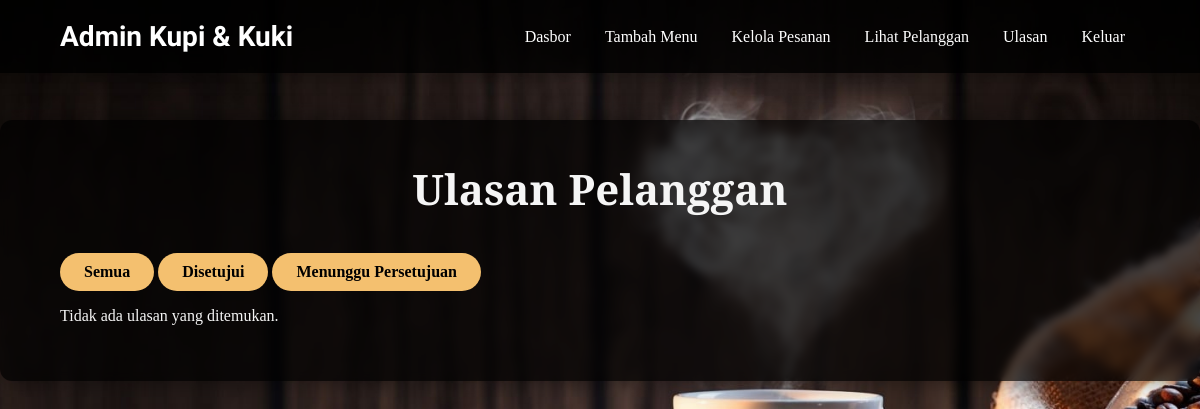
Before: /admin/ulasan.php?filter=all (signed in) with the older database file.
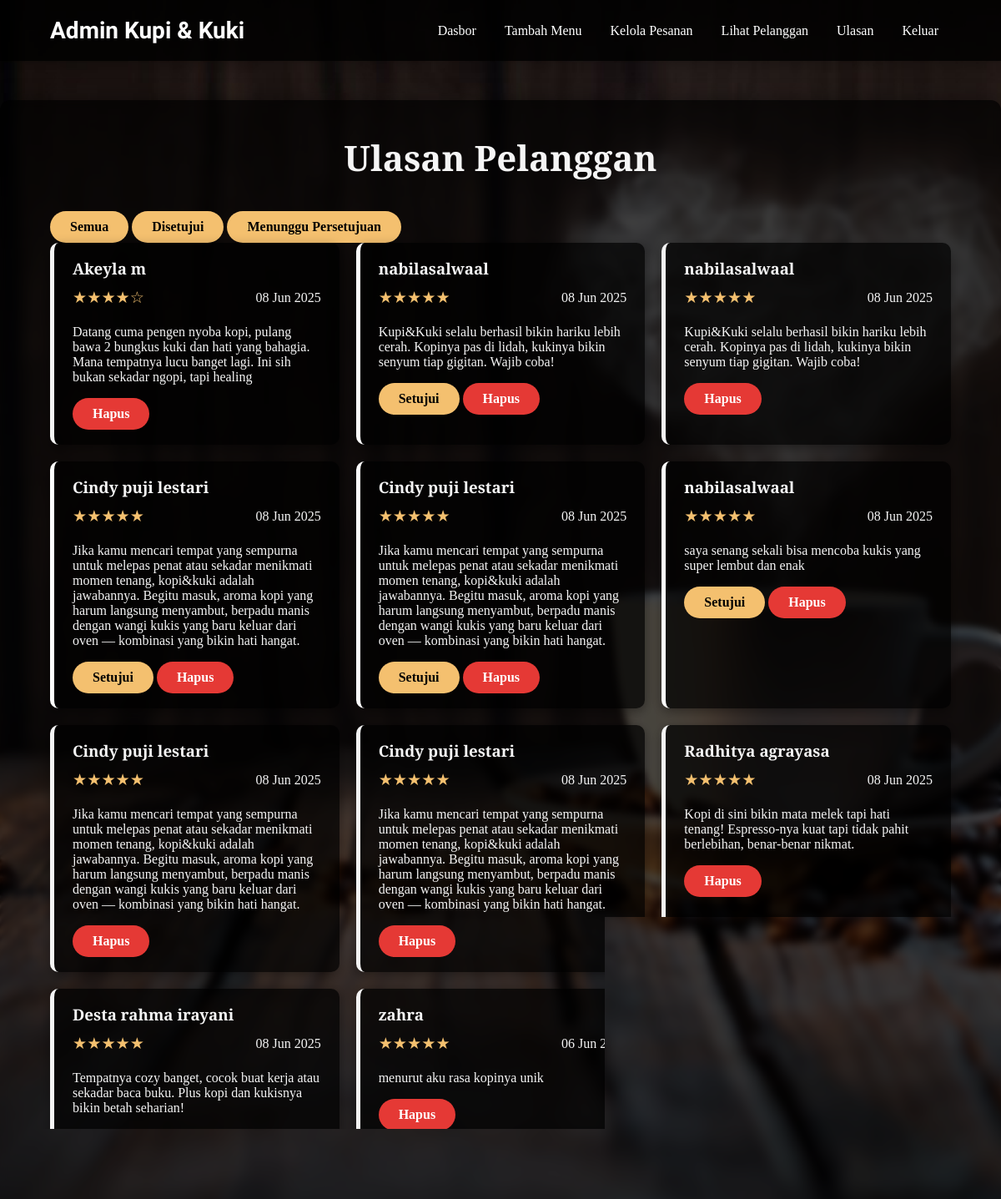
After: the same page with the newer database file.
### tables this page shows
CREATE TABLE `customer_reviews` (
  `id` int(11) NOT NULL,
  `customer_name` varchar(100) NOT NULL,
  `review_text` text NOT NULL,
  `rating` int(11) NOT NULL,
  `review_date` timestamp NOT NULL DEFAULT current_timestamp(),
  `approved` tinyint(1) DEFAULT 0,
  `email` varchar(255) DEFAULT NULL
);

### admin/ulasan.php (the view, shortened to what this page needs)
<?php
require_once '../php/config.php';
?>
<!DOCTYPE html>
<html lang="id">
<head>
    <link rel="stylesheet" href="../css/ulasan.css">
    <link rel="stylesheet" href="../css/admin_style.css">
    <link rel="stylesheet" href="../css/navbar.css">
</head>
<body>
    <header class="navbar">
        <div class="logo">Admin Kupi & Kuki</div>
        <nav>
            <a href="admin_dashboard.php">Dasbor</a>
            <a href="add_menu.php">Tambah Menu</a>
            <a href="manage_orders.php">Kelola Pesanan</a>
            <a href="view_subscribers.php">Lihat Pelanggan</a>
            <a href="ulasan.php">Ulasan</a>
            <a href="../php/logout.php">Keluar</a>
        </nav>
    </header>
    <main class="admin-container">
        <h2>Ulasan Pelanggan</h2>
        <div class="review-filters">
            <a href="?filter=all" class="btn">Semua</a>
            <a href="?filter=approved" class="btn">Disetujui</a>
            <a href="?filter=pending" class="btn">Menunggu Persetujuan</a>
        </div>
        <div class="reviews-list">
            <?php
            $query = "SELECT * FROM customer_reviews ";
            $query .= "ORDER BY review_date DESC";
            $stmt = $pdo->query($query);
            $reviews = $stmt->fetchAll(PDO::FETCH_ASSOC);
            if ($reviews):
                foreach ($reviews as $review):
            ?>
            <div class="review-item <?php echo $review['approved'] ? 'approved' : 'pending'; ?>">
                <div class="review-header">
                    <h3><?php echo htmlspecialchars($review['customer_name']); ?></h3>
                    <div class="review-meta">
                        <span class="rating"><?php echo str_repeat('★', $review['rating']) . str_repeat('☆', 5 - $review['rating']); ?></span>
                        <span class="date"><?php echo date('d M Y', strtotime($review['review_date'])); ?></span>
                    </div>
                </div>
                <p class="review-text"><?php echo htmlspecialchars($review['review_text']); ?></p>
                <div class="review-actions">
                    <?php if (!$review['approved']): ?>
                        <a href="../php/approve_review.php?id=<?php echo $review['id']; ?>" class="btn">Setujui</a>
                    <?php endif; ?>
                    <a href="../php/delete_review.php?id=<?php echo $review['id']; ?>" class="btn btn-danger">Hapus</a>
                </div>
            </div>
            <?php
                endforeach;
            else:
            ?>
            <p>Tidak ada ulasan yang ditemukan.</p>
            <?php endif; ?>
        </div>
    </main>
</body>
</html>

Changed rows visible on the page:
added customer_reviews: customer_name "Akeyla m", rating "★★★★", rating "☆", review_date "08 Jun 2025", review_text "Datang cuma pengen nyoba kopi, pulang bawa 2 bungkus kuki dan hati yang bahagia. Mana tempatnya lucu banget lagi. Ini sih bukan sekadar ngopi, tapi healing"
added customer_reviews: customer_name "nabilasalwaal", rating "★★★★★", review_date "08 Jun 2025", review_text "Kupi&Kuki selalu berhasil bikin hariku lebih cerah. Kopinya pas di lidah, kukinya bikin senyum tiap gigitan. Wajib coba!", approved 0 (drawn)
added customer_reviews: customer_name "nabilasalwaal", rating "★★★★★", review_date "08 Jun 2025", review_text "Kupi&Kuki selalu berhasil bikin hariku lebih cerah. Kopinya pas di lidah, kukinya bikin senyum tiap gigitan. Wajib coba!"
added customer_reviews: customer_name "Cindy puji lestari", rating "★★★★★", review_date "08 Jun 2025", review_text "Jika kamu mencari tempat yang sempurna untuk melepas penat atau sekadar menikmati momen tenang, kopi&kuki adalah jawabannya. Begitu masuk, aroma kopi yang harum langsung menyambut, berpadu manis dengan wangi kukis yang baru keluar dari oven — kombinasi yang bikin hati hangat.", approved 0 (drawn)
added customer_reviews: customer_name "Cindy puji lestari", rating "★★★★★", review_date "08 Jun 2025", review_text "Jika kamu mencari tempat yang sempurna untuk melepas penat atau sekadar menikmati momen tenang, kopi&kuki adalah jawabannya. Begitu masuk, aroma kopi yang harum langsung menyambut, berpadu manis dengan wangi kukis yang baru keluar dari oven — kombinasi yang bikin hati hangat.", approved 0 (drawn)
added customer_reviews: customer_name "nabilasalwaal", rating "★★★★★", review_date "08 Jun 2025", review_text "saya senang sekali bisa mencoba kukis yang super lembut dan enak", approved 0 (drawn)
added customer_reviews: customer_name "Cindy puji lestari", rating "★★★★★", review_date "08 Jun 2025", review_text "Jika kamu mencari tempat yang sempurna untuk melepas penat atau sekadar menikmati momen tenang, kopi&kuki adalah jawabannya. Begitu masuk, aroma kopi yang harum langsung menyambut, berpadu manis dengan wangi kukis yang baru keluar dari oven — kombinasi yang bikin hati hangat."
added customer_reviews: customer_name "Cindy puji lestari", rating "★★★★★", review_date "08 Jun 2025", review_text "Jika kamu mencari tempat yang sempurna untuk melepas penat atau sekadar menikmati momen tenang, kopi&kuki adalah jawabannya. Begitu masuk, aroma kopi yang harum langsung menyambut, berpadu manis dengan wangi kukis yang baru keluar dari oven — kombinasi yang bikin hati hangat."
added customer_reviews: customer_name "Radhitya agrayasa", rating "★★★★★", review_date "08 Jun 2025", review_text "Kopi di sini bikin mata melek tapi hati tenang! Espresso-nya kuat tapi tidak pahit berlebihan, benar-benar nikmat."
added customer_reviews: customer_name "Desta rahma irayani", rating "★★★★★", review_date "08 Jun 2025", review_text "Tempatnya cozy banget, cocok buat kerja atau sekadar baca buku. Plus kopi dan kukisnya bikin betah seharian!"
added customer_reviews: customer_name "zahra", rating "★★★★★", review_date "06 Jun 2025", review_text "menurut aku rasa kopinya unik"
added customer_reviews: customer_name "Wayan bowo jonata", rating "★★★★★", review_text "menurut saya kopi dan brounisnya enak akan tetapi mungkin bisa di tambahkan makanan yang asin juga"
Other visible differences:
text no longer shown: "Tidak ada ulasan yang ditemukan."
